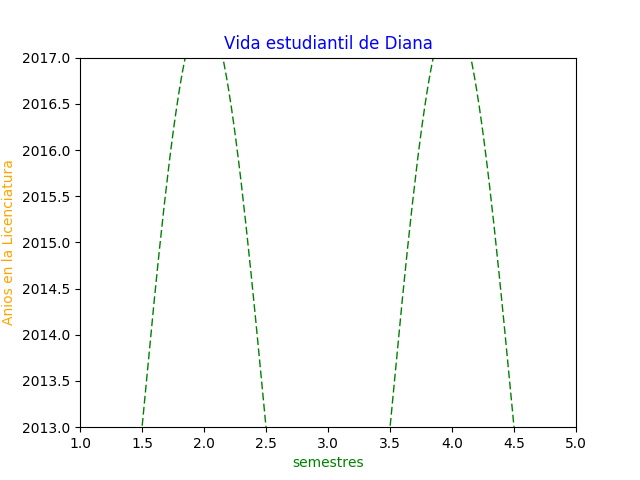

Write Python code to recreate this figure.
import numpy as np
import matplotlib.pyplot as plt
def f(t):
    return 4.5 * np.cos(np.pi*t)+2013

t1 = np.arange(0.0,5.0,.02)
plt.title('Vida estudiantil de Diana', color = 'blue')
plt.ylabel('Anios en la Licenciatura', color = 'orange')
plt.xlabel('semestres', color = 'green')
plt.plot(t1, f(t1), 'g--', linewidth=1)
plt.ylim(2013,2017)
plt.xlim(1,5)
plt.savefig('examen2.png')

plt.show()